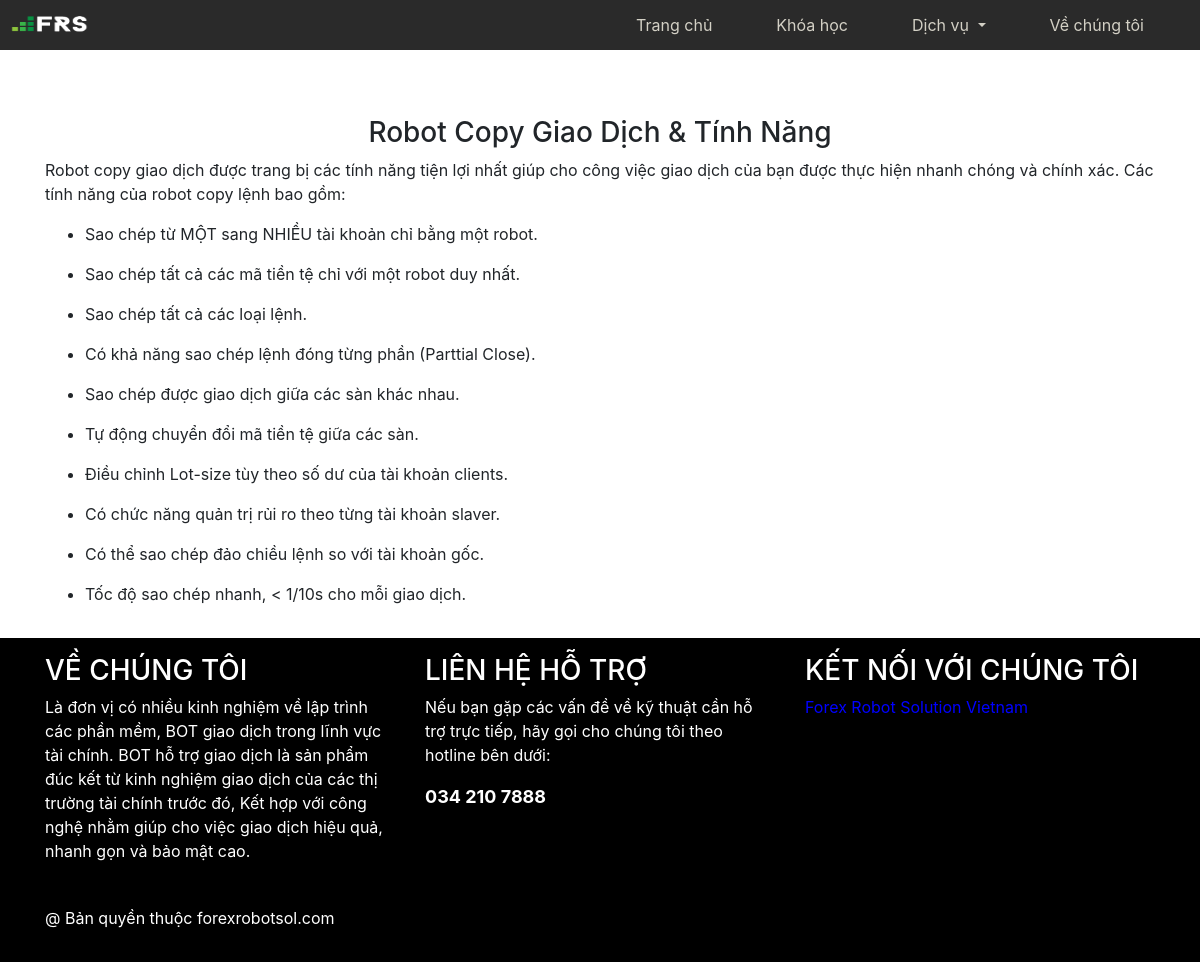
The app's page /I/Robot_Function/copy_giao_dich with its own data.
### tables this page shows
CREATE TABLE `robot_function` (
  `id` int(11) NOT NULL,
  `copy_giao_dich` text NOT NULL,
  `dong_lenh_tu_dong` text NOT NULL,
  `dat_lenh_tu_dong` text NOT NULL,
  `thong_ke_phan_tich` text NOT NULL,
  `hieu_chinh_lenh_tu_dong` text NOT NULL
);

CREATE TABLE `footer` (
  `id` int(11) NOT NULL,
  `col_1` text NOT NULL,
  `col_2` text NOT NULL,
  `col_3` text NOT NULL,
  `zalo` text NOT NULL,
  `facebook` text NOT NULL,
  `messenger` text NOT NULL
);

### application/controllers/I.php (called while the page is built, shortened)
<?php if ( ! defined('BASEPATH')) exit('No direct script access allowed');
class I extends CI_Controller {
	public function __construct()
	{
		$this->load->model('Main_Model');
		$this->load->model('Robot_Func_Model');
	}
	public function Robot_Function($title = ""){
		if($title = ""){
			header("Location:".base_url()."index");
		}
		else
		{
			$data_footer = $this->Main_Model->show_footer();
			$data = $this->Robot_Func_Model->show();
			$dat = array('data'=>$data,'title'=>$title,'footer'=>$data_footer);
			$this->load->view('robot_function',$dat);
		}
	}
}

### index.php (called while the page is built, shortened)
<?php
require_once BASEPATH.'core/CodeIgniter.php';

### application/models/Robot_Func_Model.php (called while the page is built, shortened)
<?php if ( ! defined('BASEPATH')) exit('No direct script access allowed');
class Robot_Func_Model extends CI_Model {
	public function show()
	{
		$this->db->select('*');
		$this->db->where('id', 1);
		$data = $this->db->get('robot_function');
		$data = $data->result_array();
		return $data;
	}
}

### application/models/Main_Model.php (called while the page is built, shortened)
<?php if ( ! defined('BASEPATH')) exit('No direct script access allowed');
class Main_Model extends CI_Model {
	public function show_footer()
	{
		$this->db->select('*');
		$this->db->where('id', 1);
		$data = $this->db->get('footer');
		$data = $data->result_array();
		return $data;
	}
}

### application/views/robot_function.php (the view, shortened to what this page needs)
<!DOCTYPE html>
<html>
<head>
</head>
<body>
   <div class="container py-3" style="margin-top:100px">
	<?php foreach ($data as $key => $value): ?>
		<?php echo $value['copy_giao_dich']; ?>
	<?php endforeach ?>
   </div>
</body>
<?php $this->view("footer.php"); ?>
</html>

### application/views/footer.php (shortened to what this page needs)
<footer class="container-fluid" style="background: black;color:white;bottom: 0">
   <div class="container py-3">
      <div class="row">
      <?php foreach ($footer as $key => $value): ?>
         <div class="col-lg">
            <?php echo $value['col_1']; ?>
         </div>
         <div class="col-lg">
            <?php echo $value['col_2']; ?>
         </div>
         <div class="col-lg">
            <?php echo $value['col_3']; ?>
              <div class="fb-page" data-href="<?php echo $value['facebook']; ?>" data-tabs="timeline" data-width="400" data-height="300" data-small-header="false" data-adapt-container-width="true" data-hide-cover="false" data-show-facepile="true"><blockquote cite="<?php echo $value['facebook']; ?>" class="fb-xfbml-parse-ignore"><a href="<?php echo $value['facebook']; ?>">Forex Robot Solution Vietnam</a></blockquote></div>
         </div>
      <?php endforeach ?>
      </div>
      <p>@ Bản quyền thuộc forexrobotsol.com</p>
   </div>
</footer>

### css/style.css (style rules this page uses)
a { text-decoration: none;color:blue; }

### records on screen
robot_function: copy_giao_dich "Robot Copy Giao Dịch & Tính Năng Robot copy giao dịch được trang bị các tính năng tiện lợi nhất giúp cho công việc giao dịch của bạn được thực hiện nhanh chóng và chính xác. Các tính năng của robot copy lệnh bao gồm: Sao chép từ MỘT sang NHIỀU tài khoản chỉ bằng một robot. Sao chép tất cả các mã tiền tệ chỉ với một robot duy nhất. Sao chép tất cả các loại lệnh. Có khả năng sao chép lệnh đóng từng phần (Parttial Close). Sao chép được giao dịch giữa các sàn khác nhau. Tự động chuyển đổi mã tiền tệ giữa các sàn. Điều chỉnh Lot-size tùy theo số dư của tài khoản clients. Có chức năng quản trị rủi ro theo từng tài khoản slaver. Có thể sao chép đảo chiều lệnh so với tài khoản gốc. Tốc độ sao chép…"
footer: col_1 "VỀ CHÚNG TÔI Là đơn vị có nhiều kinh nghiệm về lập trình các phần mềm, BOT giao dịch trong lĩnh vực tài chính. BOT hỗ trợ giao dịch là sản phẩm đúc kết từ kinh nghiệm giao dịch của các thị trường tài chính trước đó, Kết hợp với công nghệ nhằm giúp cho việc giao dịch hiệu quả, nhanh gọn và bảo mật cao.", col_2 "LIÊN HỆ HỖ TRỢ Nếu bạn gặp các vấn đề về kỹ thuật cần hỗ trợ trực tiếp, hãy gọi cho chúng tôi theo hotline bên dưới: 034 210 7888", col_3 "KẾT NỐI VỚI CHÚNG TÔI"
